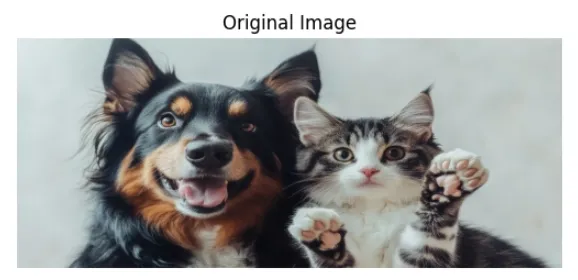
#> input picture Sem 4/task 5/blur1.webp, 578 x 280 px, found by its file name
$ jupyter execute --allow-errors '1. Image Processing and Enhancement.ipynb'
#> lines starting #> are read from the running program, lines starting #| are printed output that depends on the picture
1. Image Processing and Enhancement

1. Gaussian Blurring

[cell 1]
import cv2
from matplotlib import pyplot as plt

image_path = r'C:\Users\Office\Desktop\superior\4th sem\pai\task 5\blur1.webp'
image = cv2.imread(image_path)
#> image is the input picture: shape (280, 578, 3); mean B, G, R 163.9, 165, 163.4
resized_image = cv2.resize(image, (1900, 800))
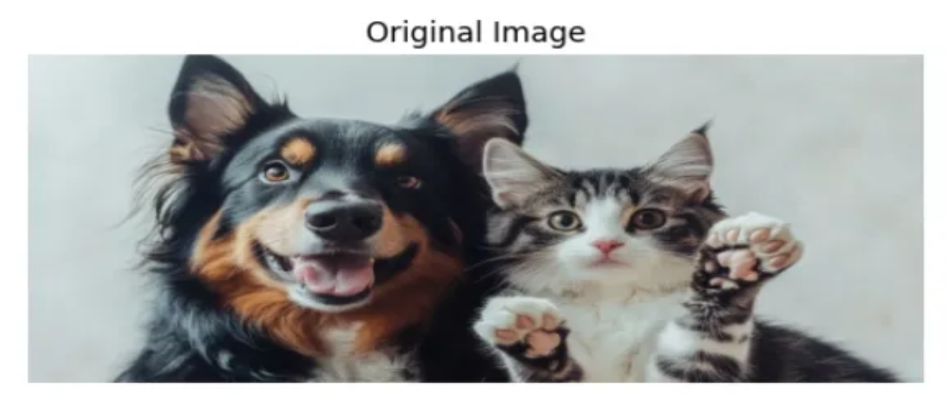
#> resized_image: shape (800, 1900, 3) (shown at 1/2 size); mean B, G, R 163.8, 164.9, 163.3
resized_image_rgb = cv2.cvtColor(resized_image, cv2.COLOR_BGR2RGB)
plt.imshow(resized_image_rgb)
plt.title('Original Image')
plt.axis('off')
plt.show()

[cell 2]
Gaussian = cv2.GaussianBlur(resized_image, (15, 15), 0)
Gaussian_rgb = cv2.cvtColor(Gaussian, cv2.COLOR_BGR2RGB)
plt.imshow(Gaussian_rgb)
plt.title('Gaussian Blurred Image')
plt.axis('off')
plt.show()

2. Median Blur

[cell 3]
median = cv2.medianBlur(resized_image, 11)
median_rgb = cv2.cvtColor(median, cv2.COLOR_BGR2RGB)

plt.imshow(median_rgb)
plt.title('Median Blurred Image')
plt.axis('off')
plt.show()

3. Bilateral Blur

[cell 4]
bilateral = cv2.bilateralFilter(resized_image, 15, 150, 150)
bilateral_rgb = cv2.cvtColor(bilateral, cv2.COLOR_BGR2RGB)

plt.imshow(bilateral_rgb)
plt.title('Bilateral Blurred Image')
plt.axis('off')
plt.show()


                        Grayscaling of Images

Method 1: Using the cv2.cvtColor() function

[cell 5]
import cv2

image = cv2.imread(r'C:\Users\Office\Desktop\superior\4th sem\pai\task 5\Screenshot-2741-300x213.png')
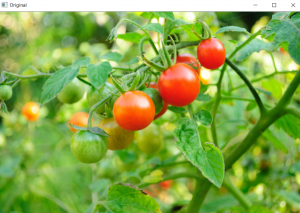
#> input picture Sem 4/task 5/Screenshot-2741-300x213.png, 300 x 213 px, found by its file name
#> image is the input picture: shape (213, 300, 3); mean B, G, R 74.3, 165.6, 134.1

gray_image = cv2.cvtColor(image, cv2.COLOR_BGR2GRAY)
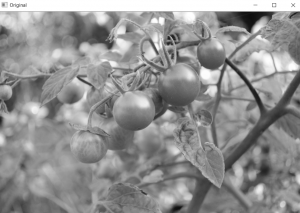
#> gray_image: shape (213, 300); min 14, max 255, mean 145.8

cv2.imshow('Grayscale', gray_image)
cv2.waitKey(0)
cv2.destroyAllWindows()
